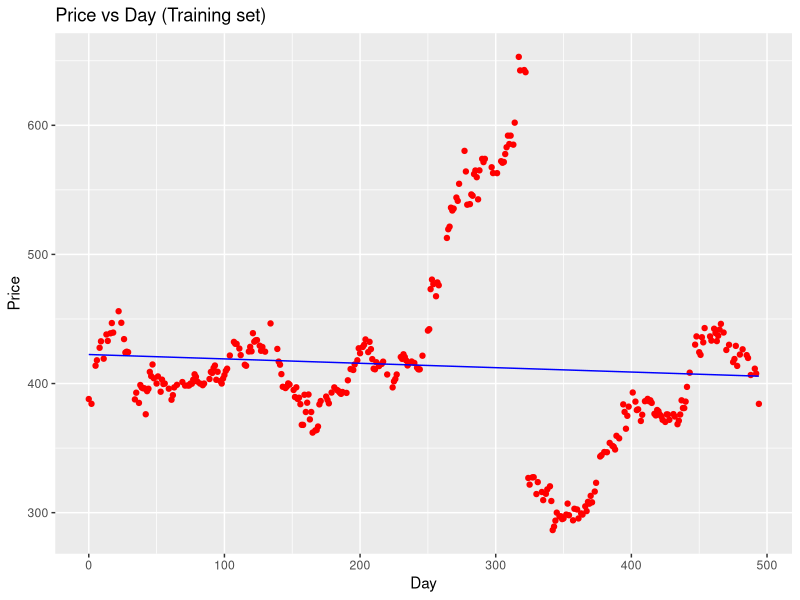
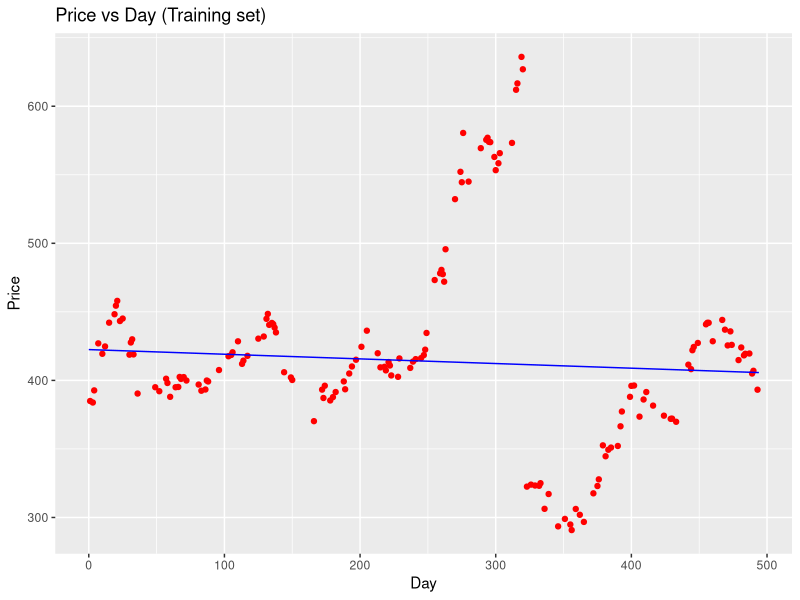

These figures' R source, in order:
#**Import the data set**
setwd("C:/Pradeep/Project/Learning/ML A-Z/P1 Data Preprocessing/Machine-Learning-A-Z/Part 2 - Regression/Section 4 - Simple Linear Regression/Simple_Linear_Regression_sample/")
trade_dataset=read.csv("IOC_Data.csv")

# Splitting the dataset into the Training set and Test set
# install.packages('caTools')
library(caTools)
set.seed(123)
trade_split = sample.split(trade_dataset$Last.Price, SplitRatio = 2/3)
trade_training_set = subset(trade_dataset, trade_split == TRUE)
trade_test_set = subset(trade_dataset, trade_split == FALSE)


# Fitting Simple Linear Regression to the Training Set
trade_regressor=lm(formula = Last.Price ~ Day,data = trade_training_set)
summary(trade_regressor)

# Predicting the test results
trade_y_pred=predict(trade_regressor,data=trade_test_set)

#Visualizing training test results
#install.packages('ggplot2')
library(ggplot2)
ggplot() + 
  geom_point(aes(x=trade_training_set$Day,y = trade_training_set$Last.Price),
             colour="red"
  )+
  geom_line(aes(x=trade_training_set$Day,predict(trade_regressor,newdata = trade_training_set)),
            colour ="blue"
  )+
  ggtitle("Price vs Day (Training set)") +
  xlab("Day") +
  ylab("Price")


#Visualizing training test results
#install.packages('ggplot2')
library(ggplot2)
ggplot() + 
  geom_point(aes(x=trade_test_set$Day,y = trade_test_set$Last.Price),
             colour="red"
  )+
  geom_line(aes(x=trade_training_set$Day,predict(trade_regressor,newdata = trade_training_set)),
            colour ="blue"
  )+
  ggtitle("Price vs Day (Training set)") +
  xlab("Day") +
  ylab("Price")
